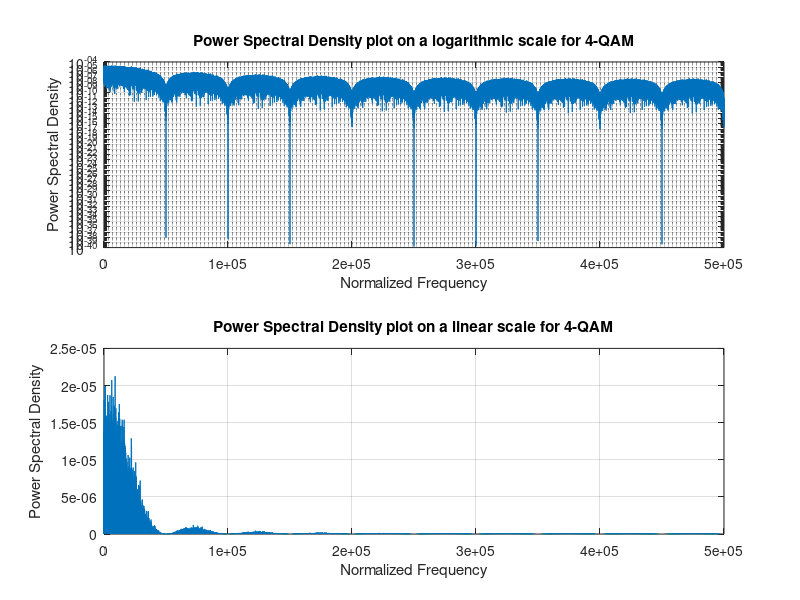

Reproduce this figure in MATLAB.

%%%%%%%%%%%%%%%%%%%%%%%%%%%%%%%%%%%%%%%%%%%%%%%%%%%%%%%%%%%%
% Title     : Power Spectral Density for 4-QAM modulation that uses Gray encoding
% Author	  : balarcode
% Version	  : 1.1
% Date		  : 29th September 2024
% File Type : Matlab Script
% File Test : Verified on Matlab R2024b
% Comments  : From the power spectral density spectrum, it can be noticed that the 
%             zero crossings occur at 0.5, 1, 1.5, 2, 2.5 and so on.
%             The main lobe (from 0 till 0.5) in the power spectral density plot on a
%             logarithmic scale is slightly bigger than the side lobes and 
%             this confirms that more energy is prevalent in the main lobe. 
%             In fact, it is quite evident from the power spectral density plot
%             on a linear scale.
%             The Power spectral density for 4-QAM is given by the expression: 
%             S(f) = (2/3)*(M-1)*log2(M)*Eb*{sinc((log2(M)*Tb*f)}^2
%
% All Rights Reserved.
% %%%%%%%%%%%%%%%%%%%%%%%%%%%%%%%%%%%%%%%%%%%%%%%%%%%%%%%%%%
%%

clear

% Simulation Parameter Initialization
% -----------------------------------
N = 10^5; % Number of symbols
M = 4;    % Constellation size 
% NOTE: i.e. the 'k' information bits in the information bit sequence is mapped onto 'M' different amplitude levels.
%       And each of 10^5 symbols take one of the different amplitude levels 'M' as defined in the constellation diagram.
k = log2(M); % Bits per symbol
width = 20; % Width of a pulse shaping function
pulse_shaping_function = window(@rectwin, width); 
% NOTE: Generates a rectangular window function of width = 20.
%       The Pulse Shaping Function obtained would be a column vector of size = 20x1.
%       pulse_shaping_function defined above is equivalent to defining an other function: ones(width, 1).
Tsym = 2; % Tsym is chosen to be 2 seconds.

% Define the real and imaginary PAM constellation for 4-QAM
real_value = [-(2*sqrt(M)/2-1):2:-1 1:2:2*sqrt(M)/2-1];
imag_value = [-(2*sqrt(M)/2-1):2:-1 1:2:2*sqrt(M)/2-1];
k_4QAM =  1 / sqrt(2 * (M-1) / 3);
% NOTE: Eavg = 2*(M-1)/3 for an M-QAM Signal AND k_MQAM = 1 / sqrt(Eavg); For 4-QAM, Eavg = 2.

% Symbol Generation
% -----------------------
bits = rand(1, N*k, 1) > 0.5; % Random 1's and 0's
bitsReshape = reshape(bits, k, N).';
bin2DecMatrix = ones(N,1)*(2.^((k/2-1):-1:0)) ; % Conversion from binary to decimal
% Process real part
bitsReal = bitsReshape(:,(1:k/2));
decimalReal = sum(bitsReal.*bin2DecMatrix,2);
grayDecimalReal = bitxor(decimalReal, floor(decimalReal/2));
% Process imaginary part
bitsImag = bitsReshape(:,(k/2+1:k));
decimalImag = sum(bitsImag.*bin2DecMatrix,2);
grayDecimalImag = bitxor(decimalImag, floor(decimalImag/2)); 
% Mapping the Gray coded symbols into constellation
modRe = real_value(grayDecimalReal+1);
modIm = imag_value(grayDecimalImag+1);

% Complex Constellation
mod = modRe + (1i * modIm);
mod1 = k_4QAM * mod; % Normalization of transmit power to one 
mod2 = mod1' * pulse_shaping_function'; % Each symbol is multiplied by pulse shaping function which is a rectangular function.
mod_reshaped = reshape(mod2', 1, size(mod2,1)*size(mod2,2));

length_mod_reshaped = length(mod_reshaped);

% Power Spectrum Calculation
% --------------------------
psd1 = abs(fft(mod_reshaped)) / length_mod_reshaped / 2;
psd = psd1(1:(length_mod_reshaped/2)).^2;

freq = [0:length_mod_reshaped/2-1] / Tsym;

% Figure(s)
% ---------
close all; 
figure
subplot(2,1,1);
semilogy(freq, psd); % Plot on a semilog (base-10 logarithmic) scale
title('Power Spectral Density plot on a logarithmic scale for 4-QAM');
grid on;
xlabel('Normalized Frequency');
ylabel('Power Spectral Density');

subplot(2,1,2);
plot(freq, psd); 
title('Power Spectral Density plot on a linear scale for 4-QAM');
grid on;
xlabel('Normalized Frequency');
ylabel('Power Spectral Density');
